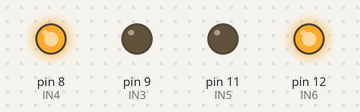
A sketch run on a simulated Arduino Uno, built with avr-gcc and run on an emulated ATmega328P. Parts: output pins drawn as LEDs (lit = HIGH).

Above: at 0.1 s.
Timing chart, 0 to 1.6 s (numbered marks = the images above):
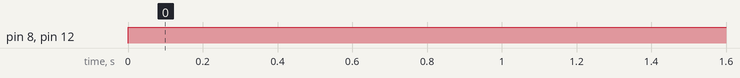

The sketch:

____.ino
```cpp
int IN3 = 9; // Input3 подключен к выводу 5
int IN4 = 8;
int IN5 = 11; //
int IN6 = 12;

void setup()
{
  pinMode (IN4, OUTPUT);
  pinMode (IN3, OUTPUT);
  pinMode (IN5, OUTPUT);
  pinMode (IN6, OUTPUT);
}
void loop()
{
  // На пару выводов "IN" поданы разноименные сигналы, мотор вращается
  digitalWrite (IN4, HIGH);
  digitalWrite (IN3, LOW);
  digitalWrite (IN5, LOW);
  digitalWrite (IN6, HIGH);
  delay(4000);
  /*  // На пару выводов "IN" поданы одноименные сигналы, мотор не вращается
   digitalWrite (IN4, LOW);
   delay(500);
   // На пару выводов "IN" поданы разноименные (и уже противоположные относительно первого случая) сигналы, мотор вращается
   // относительно первого случая) сигналы, мотор вращается в другую сторону
   digitalWrite (IN3, HIGH);
   delay(4000);
   // Снова на выводах "IN" появились одноименные сигналы, мотор не вращается
   digitalWrite (IN3, LOW);
   delay(5000);
   */}
```

Measured:
- by itself, pin 8 (IN4), pin 12 (IN6): LOW → HIGH at 0.00 s
